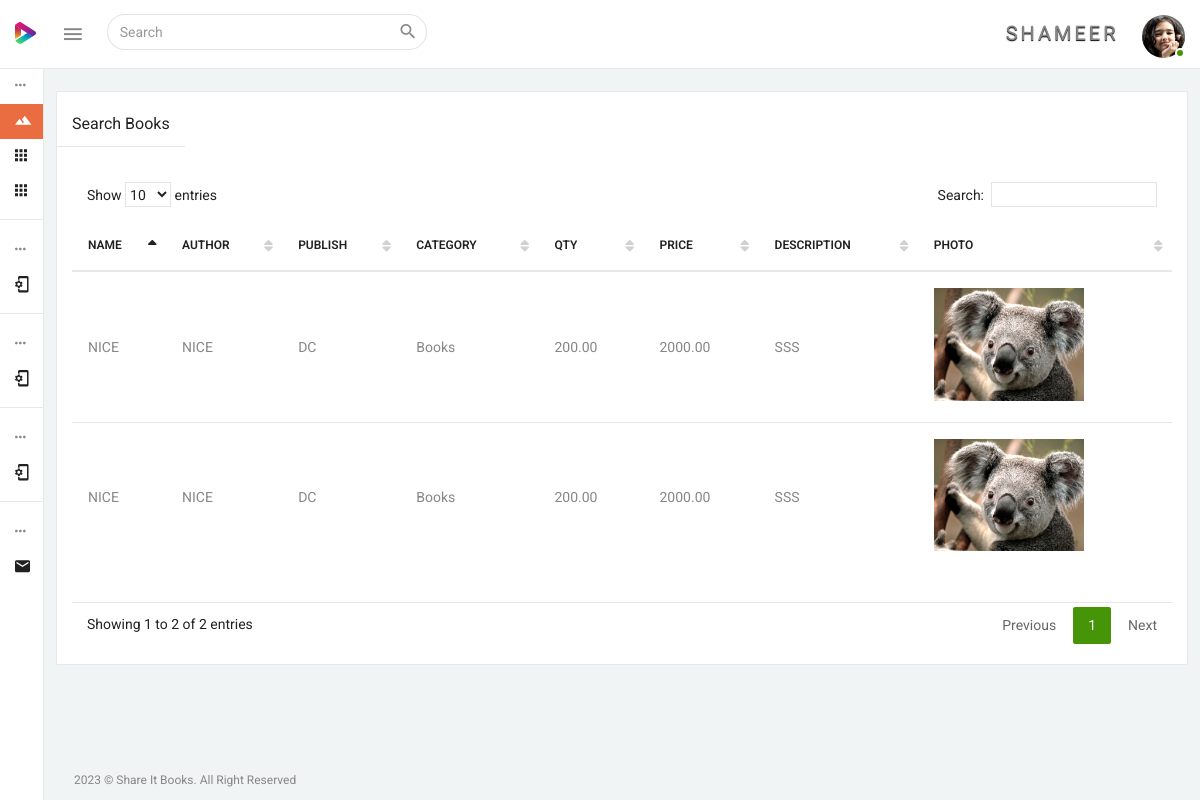
The app's page /user/books_search.php (signed in) with its own data.
### tables this page shows
CREATE TABLE IF NOT EXISTS `users` (
  `id` bigint(21) NOT NULL AUTO_INCREMENT,
  `user_id` varchar(255) DEFAULT NULL,
  `user_type` varchar(255) NOT NULL,
  `fname` varchar(255) DEFAULT NULL,
  `lname` varchar(255) DEFAULT NULL,
  `phone` varchar(15) DEFAULT NULL,
  `semail` text,
  `password` text,
  `status` tinyint(1) DEFAULT '1',
  `photo` text,
  `addrs` text NOT NULL,
  `age` varchar(200) NOT NULL,
  `sex` varchar(200) NOT NULL,
  `dprtmnt` varchar(200) NOT NULL,
  `semester` varchar(200) NOT NULL,
  PRIMARY KEY (`id`)
);

CREATE TABLE IF NOT EXISTS `books` (
  `id` bigint(21) NOT NULL AUTO_INCREMENT,
  `user_id` varchar(255) DEFAULT NULL,
  `product_name` varchar(255) DEFAULT NULL,
  `product_sub` varchar(255) DEFAULT NULL,
  `category` varchar(255) DEFAULT NULL,
  `qty` decimal(13,2) DEFAULT NULL,
  `price` decimal(13,2) DEFAULT NULL,
  `discount` decimal(13,2) DEFAULT NULL,
  `description` text,
  `photo_1` text NOT NULL,
  `photo_2` text NOT NULL,
  `pblsh` text NOT NULL,
  `pyr` text NOT NULL,
  `sname` varchar(200) NOT NULL,
  `cntno` varchar(200) NOT NULL,
  `email` varchar(200) NOT NULL,
  `addrs` text NOT NULL,
  `dprmnt` varchar(200) NOT NULL,
  `semester` varchar(200) NOT NULL,
  `date` date NOT NULL,
  PRIMARY KEY (`id`)
);

### user/books_search.php (the view, shortened to what this page needs)
<?php
	include('../connect/db.php');
?>
<!DOCTYPE html>
<html lang="en">
<head>
	<?php include("include\css.php"); ?>
</head>
<body>
	<div class="wrapper theme-1-active pimary-color-red">
		<?php include("include\menu.php"); ?>
		<?php include("include\leftmenu.php"); ?>
		<div class="page-wrapper">
			<div class="container-fluid pt-25">
				<div class="row">
					<div class="col-lg-12">
						<div class="panel panel-default card-view panel-refresh">
							<div class="panel-heading">
								<div class="pull-left">
									<h6 class="panel-title txt-dark">Search Books</h6>
									<hr class="light-grey-hr row mt-10 mb-15" />
								</div>
							</div>
							<div class="panel-wrapper collapse in">
								<div class="panel-body">
									<table id="datable_1" class="table table-hover display  pb-30">
										<thead>
											<tr>
												<th>Name</th>
                                                <th>Author</th>
                                                <th>Publish</th>
												<th>Category</th>
												<th>Qty</th>
												<th>Price</th>
												<th>Description</th>
												<th>Photo</th>
											</tr>
										</thead>
										<tbody>
											<?php
											$qry_user = $db->prepare("SELECT * FROM books WHERE user_id = '$user_id'");
											$qry_user->execute();
											for ($i = 0; $rows = $qry_user->fetch(); $i++) {
											?>
												<tr>
													<td><?php echo $rows['product_name'] ?></td>
													<td><?php echo $rows['product_sub'] ?></td>
                                                    <td><?php echo $rows['pblsh'] ?></td>
                                                    <td><?php echo $rows['category'] ?></td>
													<td><?php echo $rows['qty'] ?></td>
													<td><?php echo $rows['price'] ?></td>
													<td><?php echo $rows['description'] ?></td>
													<td><img src="../photos/<?php echo $rows['photo_1'] ?>" width="150"></td>
												</tr>
											<?php } ?>
										</tbody>
									</table>
								</div>
							</div>
						</div>
					</div>
				</div>
			</div>
			<footer class="footer container-fluid pl-30 pr-30">
				<div class="row">
					<div class="col-sm-12">
						<p>2023 &copy; Share It Books. All Right Reserved</p>
					</div>
				</div>
			</footer>
		</div>
	</div>
</body>
</html>

### user/include/menu.php (shortened to what this page needs)
<?php
	$user_id=$_SESSION['SESS_CUSTOMER_ID'];
	$qry_user = $db->prepare("SELECT * FROM users WHERE user_id = '$user_id'");
	$qry_user->execute();
	$rows_user = $qry_user->fetch();
	$fname = $rows_user['fname'];
	$photo = $rows_user['photo'];
	?>
<nav class="navbar navbar-inverse navbar-fixed-top">
    <div class="mobile-only-brand pull-left">
        <div class="nav-header pull-left">
            <div class="logo-wrap">
                <a href="index.php">
                    <img class="brand-img" src="../admin/dist/img/logo.png" alt="brand"/>
                </a>
            </div>
        </div>
        <a id="toggle_nav_btn" class="toggle-left-nav-btn inline-block ml-20 pull-left" href="javascript:void(0);"><i class="zmdi zmdi-menu"></i></a>
        <form id="search_form" role="search" class="top-nav-search collapse pull-left">
            <div class="input-group">
                <input type="text" name="example-input1-group2" class="form-control" placeholder="Search">
                <span class="input-group-btn">
                <button type="button" class="btn  btn-default"  data-target="#search_form" data-toggle="collapse" aria-label="Close" aria-expanded="true"><i class="zmdi zmdi-search"></i></button>
                </span>
            </div>
        </form>
    </div>
    <div id="mobile_only_nav" class="mobile-only-nav pull-right">
      <ul class="nav navbar-right top-nav pull-right">
            <li class="dropdown auth-drp">
                <a href="#" class="dropdown-toggle pr-0" data-toggle="dropdown">
                <spam style="padding-right:20px; font-size:20px; text-shadow:0px 1px 1px black; letter-spacing:3px;"><?php echo $fname;?></spam> <img src="../photos/<?php echo $photo;?>" alt="user_auth" class="user-auth-img img-circle"/>
                <span class="user-online-status"></span></a>
            </li>
      </ul>
    </div>
</nav>

### records on screen
users: fname "SHAMEER", photo (picture)
books: product_name "NICE", product_sub "NICE", pblsh "DC", category "Books", qty "200.00", price "2000.00", description "SSS", photo_1 (picture)
books: product_name "NICE", product_sub "NICE", pblsh "DC", category "Books", qty "200.00", price "2000.00", description "SSS", photo_1 (picture)
